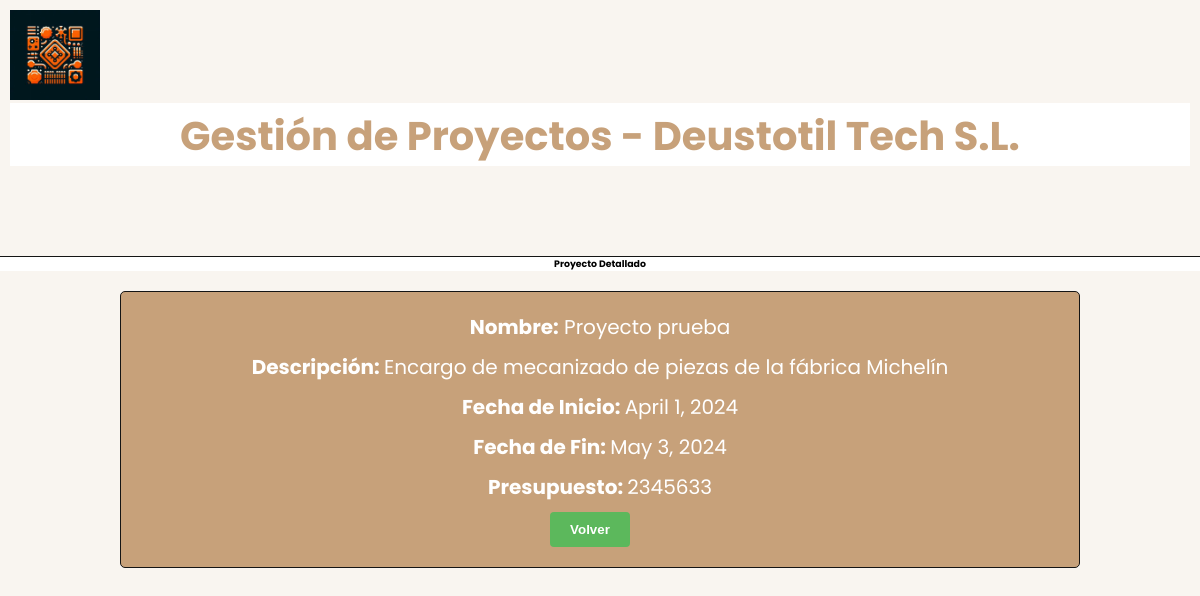
The app's page /DjangoGePrApp/detProyecto/6/, older data.
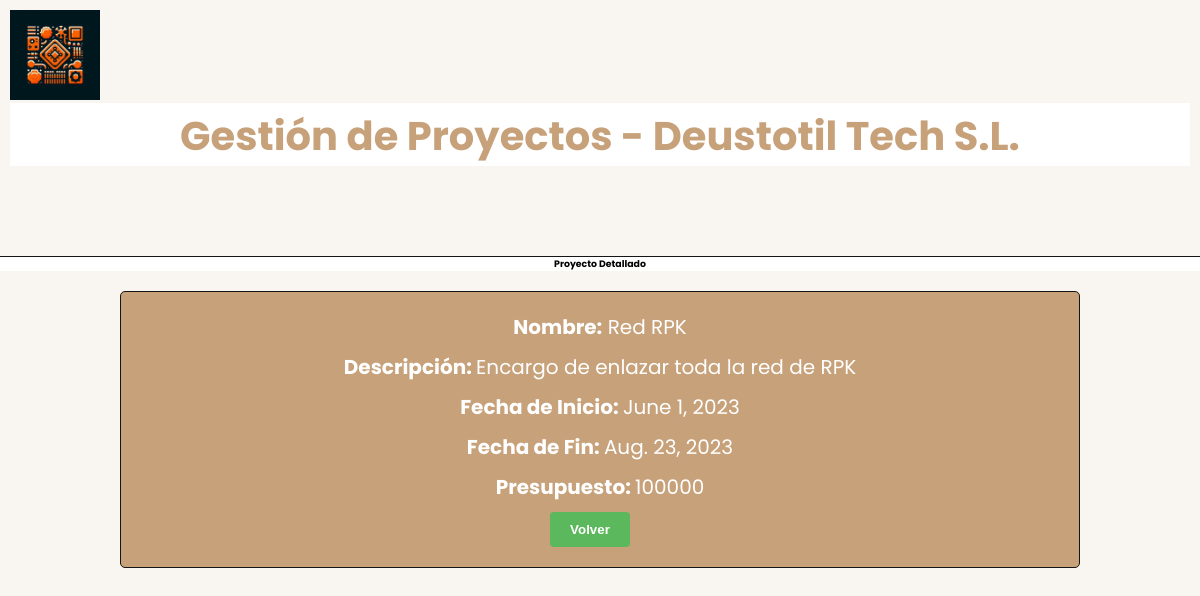
The same page, newer data.
### DjangoGePrApp/models.py (models this page shows, shortened)
class Proyecto(models.Model):
    Nombre = models.CharField(max_length=30)
    Descripcion = models.CharField(max_length=300)
    Fecha_Inicio = models.DateField()
    Fecha_Fin = models.DateField()
    Presupuesto = models.IntegerField()

### DjangoGePrApp/views.py (the view)
# urls.py: path('detProyecto/<int:proyecto_id>/', views.detProyecto, name='detProyecto'),
def detProyecto(request, proyecto_id):
    proyecto = Proyecto.objects.get(pk=proyecto_id)
    context = {'titulo_pagina' : 'Proyecto Detallado', 'pro' : proyecto}
    return render(request, 'detProyecto.html', context)

### DjangoGePrApp/templates/detProyecto.html (shortened to what this page needs)
{% extends "header.html" %}
{% block contenido %}
<div class="formulario">
    <div>
      <strong>Nombre:</strong> {{ pro.Nombre }}
    </div>
    <div>
      <strong>Descripción: </strong> {{ pro.Descripcion }}
    </div>
    <div>
      <strong>Fecha de Inicio: </strong> {{ pro.Fecha_Inicio }}
    </div>
    <div>
      <strong>Fecha de Fin: </strong> {{ pro.Fecha_Fin }}
    </div>
    <div>
      <strong>Presupuesto: </strong> {{ pro.Presupuesto }}
    </div>
    <button class="nav" type="submit"><a href="{% url 'listados' %}">Volver</a></button>
  </div>
{% endblock %}

Row changes from the older to the newer data that the page shows:
changed Proyecto: Nombre "Proyecto prueba" → "Red RPK"; Descripcion "Encargo de mecanizado de piezas de la fábrica Michelín" → "Encargo de enlazar toda la red de RPK"; Fecha_Inicio "April 1, 2024" → "June 1, 2023"; Fecha_Fin "May 3, 2024" → "Aug. 23, 2023"; Presupuesto "2345633" → "100000"
